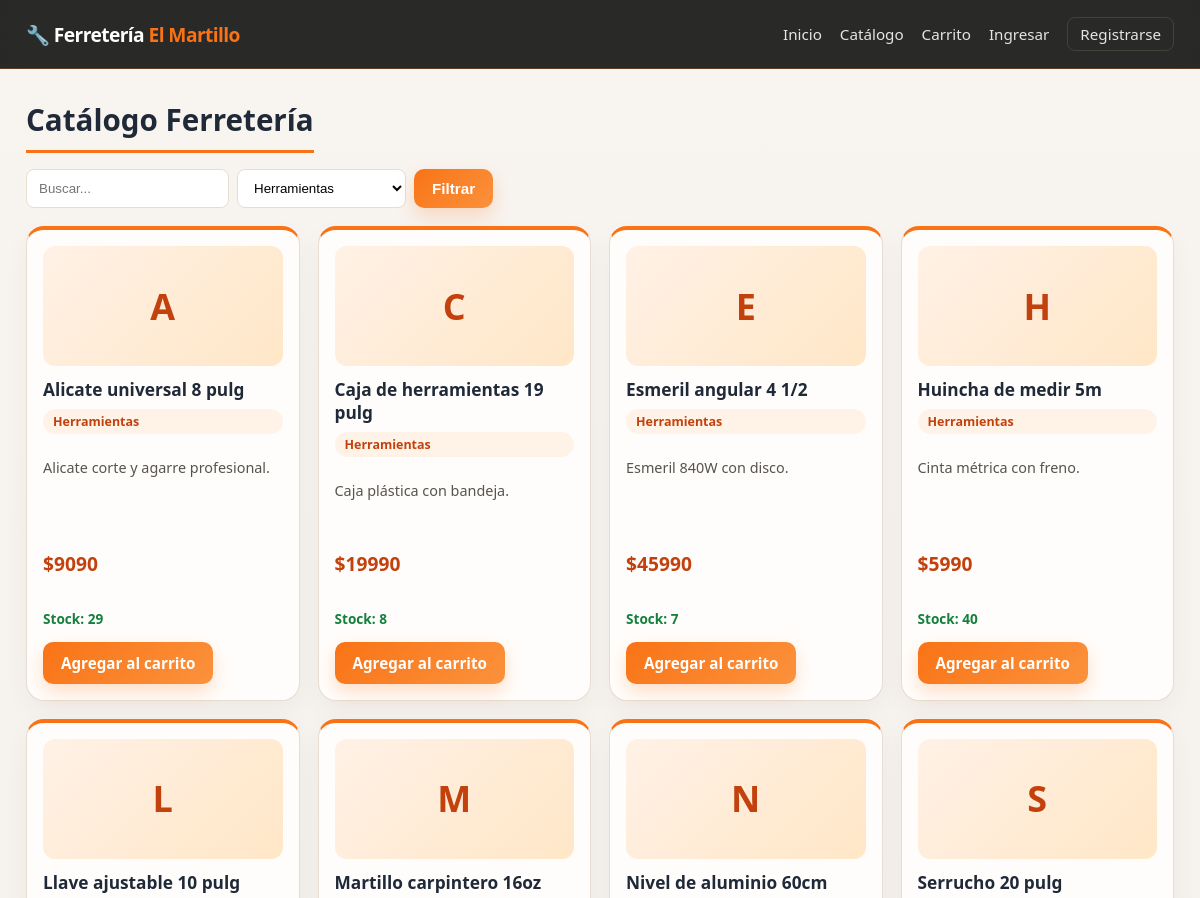
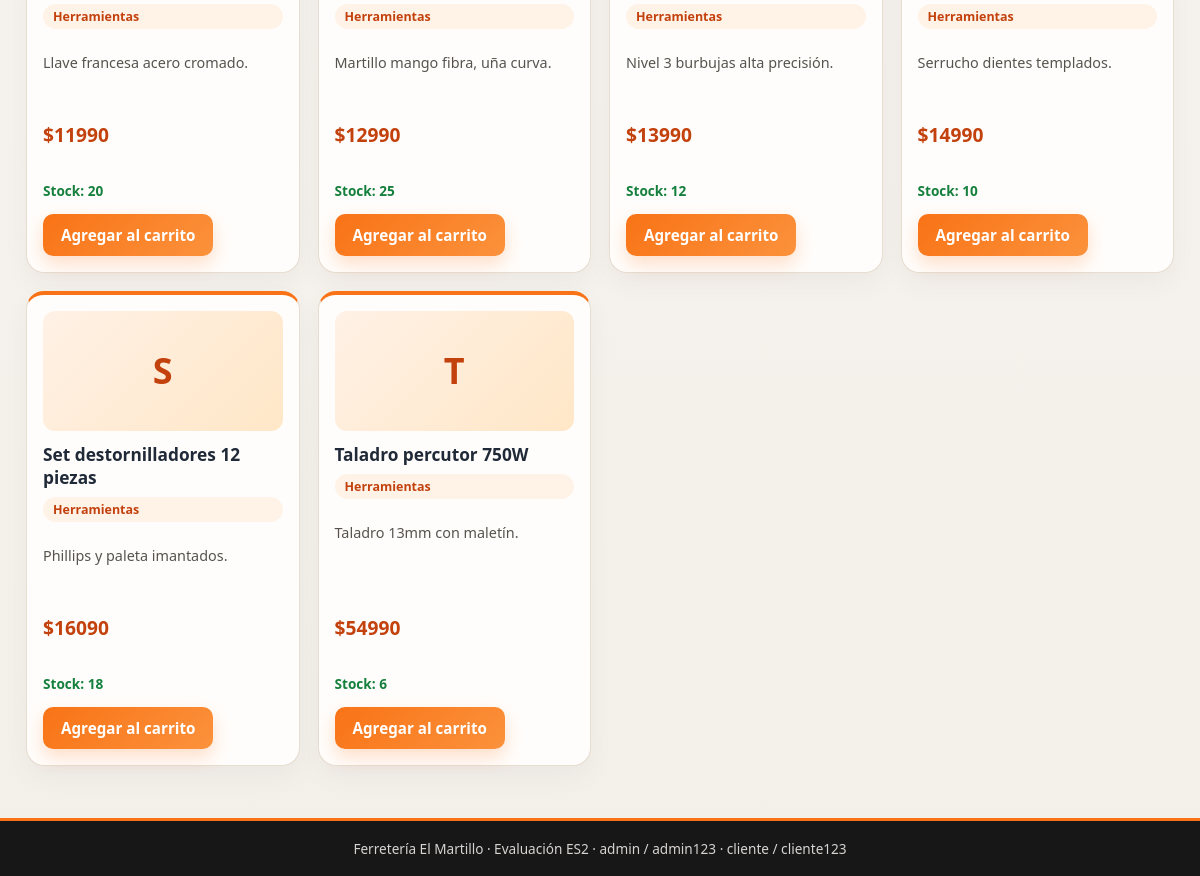
/catalogo/?categoria=5, run on the app's committed database (2 pictures, top to bottom).
### productos/models.py (models this page shows, shortened)
class Producto(models.Model):
    nombre = models.CharField(max_length=120)
    descripcion = models.TextField(blank=True, default="")
    precio = models.PositiveIntegerField(help_text="Precio en CLP")
    stock = models.PositiveIntegerField(default=0)
    categoria = models.ForeignKey(
        Categoria, on_delete=models.SET_NULL, null=True, blank=True,
        related_name="productos"
    )
    class Meta:
        ordering = ["nombre"]

class Categoria(models.Model):
    nombre = models.CharField(max_length=80, unique=True)
    descripcion = models.TextField(blank=True, default="")
    class Meta:
        ordering = ["nombre"]
        verbose_name_plural = "categorías"

### productos/views.py (the view)
# urls.py: path("catalogo/", views.tienda, name="tienda"),
def tienda(request):
    q = request.GET.get("q", "").strip()
    cat_id = request.GET.get("categoria", "")
    cat_activa = int(cat_id) if cat_id.isdigit() else 0
    productos = Producto.objects.select_related("categoria").all()
    if cat_activa:
        productos = productos.filter(categoria_id=cat_activa)
    if q:
        productos = productos.filter(nombre__icontains=q)
    categorias = Categoria.objects.all()
    _, _, cart_count = _cart_detalle(_get_cart(request))
    return render(request, "tienda.html", {
        "productos": productos,
        "categorias": categorias,
        "cat_activa": cat_activa,
        "q": q,
        "cart_count": cart_count,
    })

### productos/views.py (called while the page is built, shortened)
def _get_cart(request):
    return request.session.get("carrito", {})

def _cart_detalle(cart):
    items = []
    total = 0
    count = 0
    if not cart:
        return items, total, count

### templates/tienda.html (shortened to what this page needs)
{% extends "base.html" %}
{% block content %}
<h1>Catálogo Ferretería</h1>
<form class="filters" method="get">
  <input type="text" name="q" placeholder="Buscar..." value="{{ q }}">
  <select name="categoria">
    {% for c in categorias %}
      <option value="{{ c.id }}" {% if cat_activa == c.id %}selected{% endif %}>{{ c.nombre }}</option>
    {% endfor %}
  </select>
  <button type="submit">Filtrar</button>
</form>
<div class="grid">
{% for p in productos %}
  <article class="card">
    <div class="thumb">{{ p.nombre|first|upper }}</div>
    <h3><a href="{% url 'detalle' p.id %}">{{ p.nombre }}</a></h3>
    <p class="cat">{{ p.categoria.nombre|default:"Sin categoría" }}</p>
    <p class="desc">{{ p.descripcion|truncatewords:12 }}</p>
    <p class="price">${{ p.precio }}</p>
    <p class="stock {% if p.stock == 0 %}out{% elif p.stock <= 5 %}low{% endif %}">
      {% if p.stock == 0 %}Sin stock{% else %}Stock: {{ p.stock }}{% endif %}
    </p>
    {% if p.stock > 0 %}
      <a class="btn" href="{% url 'carrito_agregar' p.id %}">Agregar al carrito</a>
    {% else %}
      <span class="btn disabled">Sin stock</span>
    {% endif %}
  </article>
{% empty %}
  <p>No hay productos.</p>
{% endfor %}
</div>
{% endblock %}

### static/css/style.css (style rules this page uses)
:root { --bg: #f4efe9; --bg-strong: #f9f5f1; --card: #fffdfb; --ink: #1f2937; --muted: #6b7280; --line: #e7ddd1; --acc: #f97316; --acc-dark: #c2410c; --acc-soft: #fff3e8; --hdr: #171717; --shadow: rgba(31, 41, 55, 0.12); }
* { box-sizing: border-box; }
html { scroll-behavior: smooth; }
body { margin: 0; font-family: "Segoe UI", Inter, system-ui, sans-serif; background: linear-gradient(180deg, #f8f4f0 0%, #f3efe9 100%); color: var(--ink); }
h1 { font-size: 1.85rem; margin: 0 0 16px; padding-bottom: 10px; border-bottom: 3px solid var(--acc); display: inline-block; }
.filters { display: flex; gap: 8px; margin-bottom: 18px; flex-wrap: wrap; }
.filters input, .filters select { padding: 10px 12px; border: 1px solid var(--line); border-radius: 8px; background: #fff; }
button, .btn { background: linear-gradient(135deg, var(--acc), #fb923c); color: #fff; border: none; padding: 11px 18px; border-radius: 10px; cursor: pointer; text-decoration: none; display: inline-block; font-size: .95rem; font-weight: 700; box-shadow: 0 8px 18px rgba(249, 115, 22, 0.22); transition: transform .15s ease, box-shadow .15s ease; }
.card .btn, .card .btn.disabled { margin-top: auto; align-self: flex-start; }
.grid { display: grid; grid-template-columns: repeat(auto-fill, minmax(220px, 1fr)); gap: 18px; }
.card { background: var(--card); border: 1px solid var(--line); border-top: 4px solid var(--acc); border-radius: 18px; padding: 16px; display: flex; flex-direction: column; transition: transform .18s ease, box-shadow .18s ease; box-shadow: 0 10px 28px rgba(15, 23, 42, 0.04); }
.thumb { width: 100%; height: 120px; background: linear-gradient(135deg, #fff1e6, #ffe7c7); border-radius: 12px; display: flex; align-items: center; justify-content: center; font-size: 2.25rem; font-weight: 800; color: var(--acc-dark); margin-bottom: 12px; }
.card h3 { margin: 0 0 8px; font-size: 1.08rem; }
.card h3 a { color: inherit; text-decoration: none; }
.cat { display: inline-block; background: var(--acc-soft); color: var(--acc-dark); font-size: .78rem; font-weight: 700; padding: 4px 10px; border-radius: 999px; margin: 0 0 10px; }
.desc { font-size: .9rem; color: #57534e; min-height: 2.4em; flex: 1; }
.price { font-weight: 800; font-size: 1.2rem; color: var(--acc-dark); }
.stock { font-size: .85rem; color: #15803d; font-weight: 700; }

### data on the page
Producto: nombre|first "A", nombre "Alicate universal 8 pulg", categoria.nombre "Herramientas", descripcion "Alicate corte y agarre profesional.", precio "9090", stock "29", shows "Agregar al carrito"
Producto: nombre|first "C", nombre "Caja de herramientas 19 pulg", categoria.nombre "Herramientas", descripcion "Caja plástica con bandeja.", precio "19990", stock "8", shows "Agregar al carrito"
Producto: nombre|first "E", nombre "Esmeril angular 4 1/2", categoria.nombre "Herramientas", descripcion "Esmeril 840W con disco.", precio "45990", stock "7", shows "Agregar al carrito"
Producto: nombre|first "H", nombre "Huincha de medir 5m", categoria.nombre "Herramientas", descripcion "Cinta métrica con freno.", precio "5990", stock "40", shows "Agregar al carrito"
Producto: nombre|first "L", nombre "Llave ajustable 10 pulg", categoria.nombre "Herramientas", descripcion "Llave francesa acero cromado.", precio "11990", stock "20", shows "Agregar al carrito"
Producto: nombre|first "M", nombre "Martillo carpintero 16oz", categoria.nombre "Herramientas", descripcion "Martillo mango fibra, uña curva.", precio "12990", stock "25", shows "Agregar al carrito"
Producto: nombre|first "N", nombre "Nivel de aluminio 60cm", categoria.nombre "Herramientas", descripcion "Nivel 3 burbujas alta precisión.", precio "13990", stock "12", shows "Agregar al carrito"
Producto: nombre|first "S", nombre "Serrucho 20 pulg", categoria.nombre "Herramientas", descripcion "Serrucho dientes templados.", precio "14990", stock "10", shows "Agregar al carrito"
Producto: nombre|first "S", nombre "Set destornilladores 12 piezas", categoria.nombre "Herramientas", descripcion "Phillips y paleta imantados.", precio "16090", stock "18", shows "Agregar al carrito"
Producto: nombre|first "T", nombre "Taladro percutor 750W", categoria.nombre "Herramientas", descripcion "Taladro 13mm con maletín.", precio "54990", stock "6", shows "Agregar al carrito"

### other printed values
form field categoria "Herramientas"
